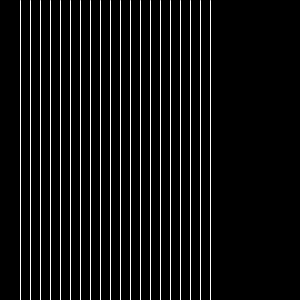
Frame 1 (no input)
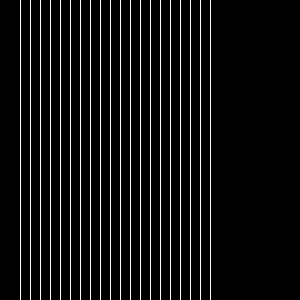
Frame 60 (the mouse pressed at the canvas centre just before this capture)
Frame 120 (the mouse held since frame 60 and released just before this capture): identical to frame 60, image omitted

The Processing sketch that drew these frames (run headless with seeded random() and noise(); from frame 60 on, the mouse is pressed at the canvas centre):

// Processing sketch: processing_61040
// ── processing_61040.pde

void setup(){
   
  smooth();
 
  size(300,300); 
  background(0);
  
}
 
 
void draw(){
   
 stroke(#FFFFFF);
 
for(int i=0; i < 200; i =i + 10){

 line(i+20,0,i+20,300);
 
  

  
}
}
